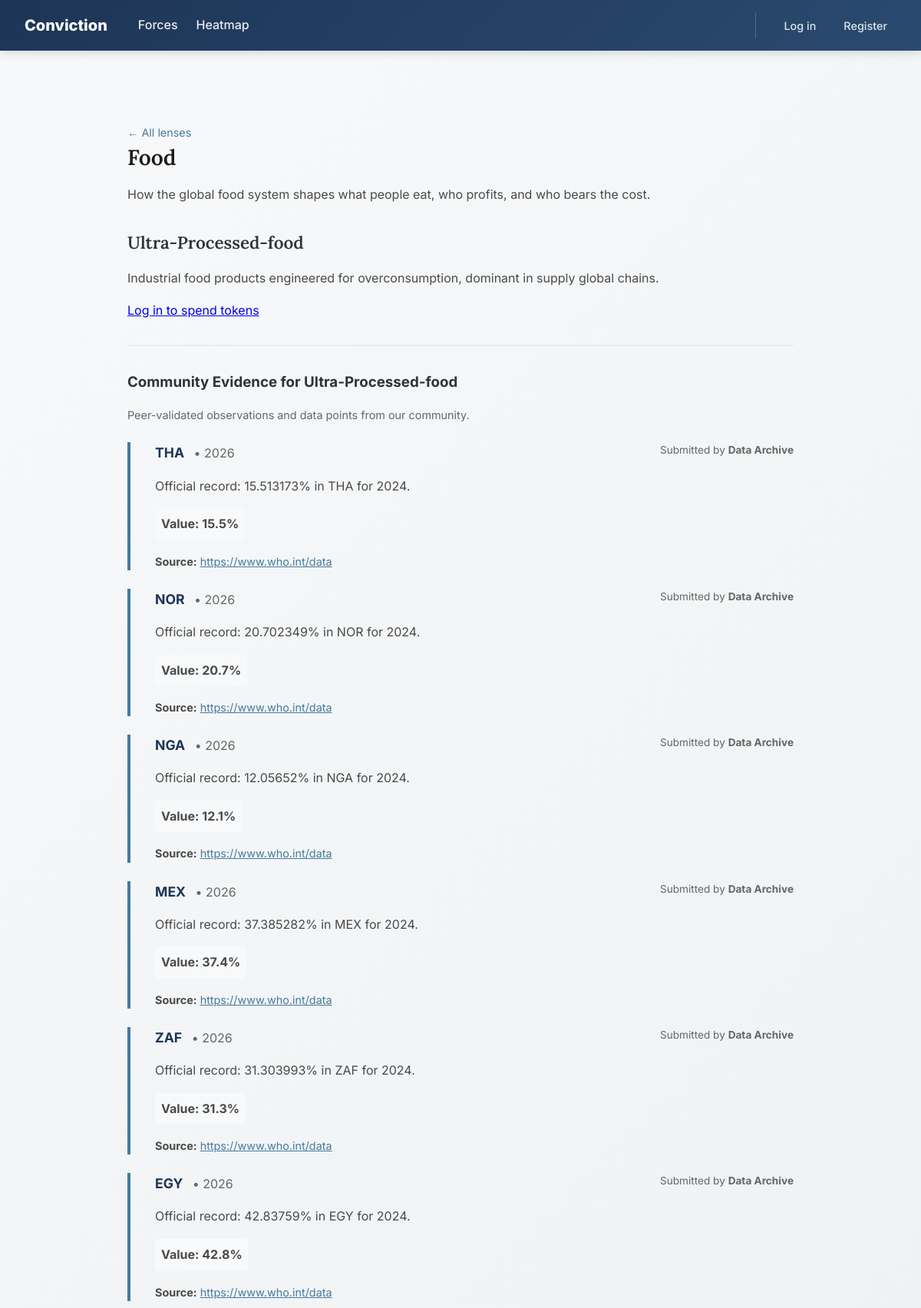
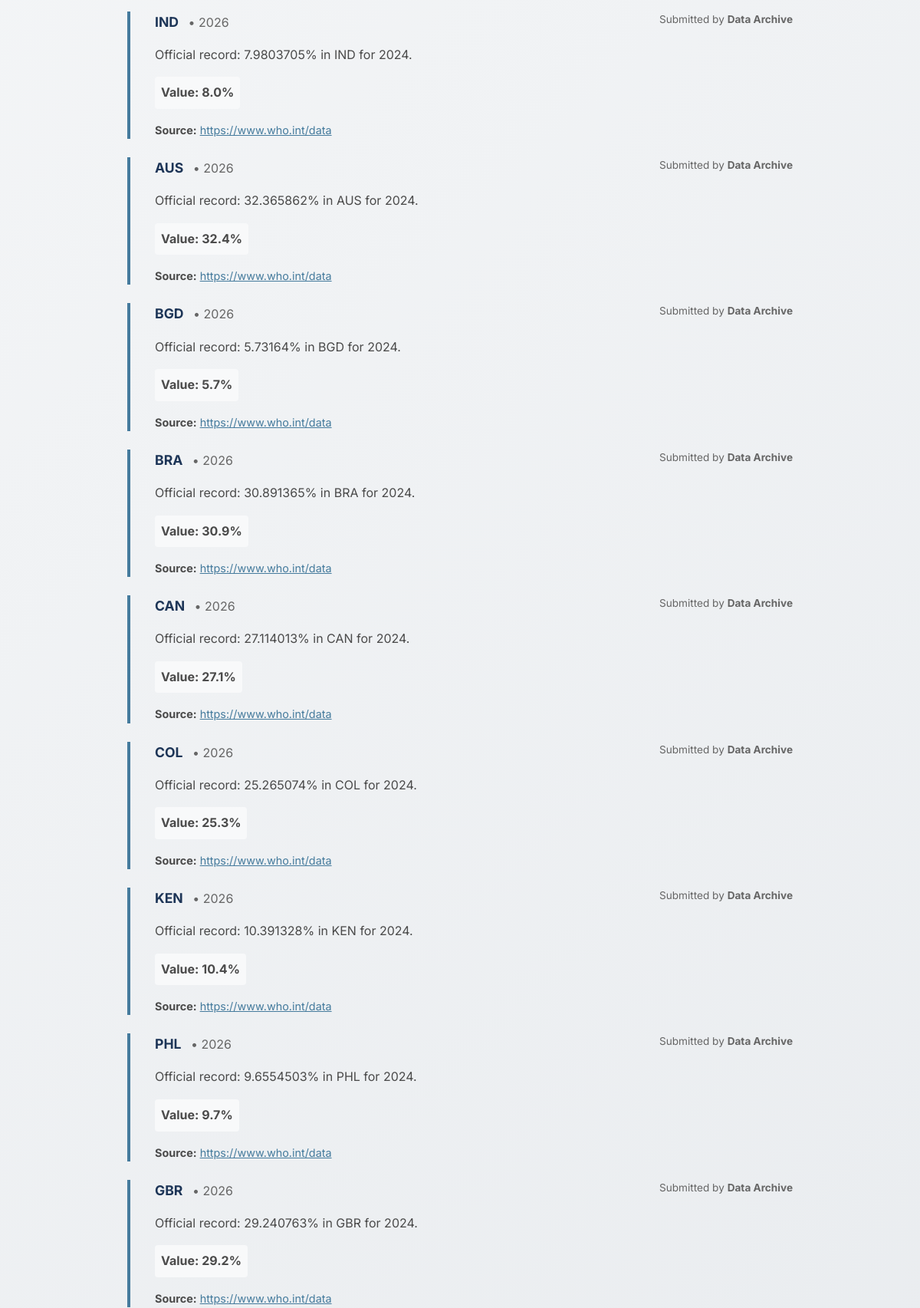
Screenshot of /lens/food (upper part) with the database file from the repository (2 pictures, top to bottom).
### tables this page shows
CREATE TABLE lenses (
    id INTEGER PRIMARY KEY AUTOINCREMENT,
    slug TEXT UNIQUE NOT NULL,
    title TEXT NOT NULL,
    description TEXT,
    created_at TIMESTAMP DEFAULT CURRENT_TIMESTAMP
);

CREATE TABLE indicators (
    id INTEGER PRIMARY KEY AUTOINCREMENT,
    issue_id INTEGER NOT NULL REFERENCES issues(id),
    name TEXT NOT NULL,
    source TEXT,
    unit TEXT,
    UNIQUE(issue_id, name)
);

CREATE TABLE issues (
    id INTEGER PRIMARY KEY AUTOINCREMENT,
    lens_id INTEGER NOT NULL REFERENCES lenses(id),
    slug TEXT UNIQUE NOT NULL,
    title TEXT NOT NULL,
    description TEXT,
    created_at TIMESTAMP DEFAULT CURRENT_TIMESTAMP
);

CREATE TABLE contributions (
    id INTEGER PRIMARY KEY AUTOINCREMENT,
    user_id INTEGER NOT NULL REFERENCES users(id),
    indicator_id INTEGER REFERENCES indicators(id),
    country_code TEXT NOT NULL,
    title TEXT,
    category TEXT,
    value REAL,
    note TEXT,
    source_url TEXT,
    source_excerpt TEXT,
    contribution_type TEXT DEFAULT 'data_point',
    status TEXT DEFAULT 'pending',
    reviewed_at TIMESTAMP,
    created_at TIMESTAMP DEFAULT CURRENT_TIMESTAMP
);

### app.py (the view)
@app.route('/lens/<slug>')
def lens(slug):
    db = get_db()
    lens = models.get_lens_by_slug(db, slug)
    if lens is None:
        return redirect(url_for('index'))
    issues = models.get_issues_with_data(db, lens['id'])
    forces = models.get_forces_for_lens(db, lens['id'])
    approved_contributions = models.get_approved_contributions_for_lens(db, lens['id'])
    print(f"DEBUG: Found {len(approved_contributions)} approved contributions for {lens['title']}")
    return render_template('lens.html', lens=lens, issues=issues, forces=forces, approved_contributions=approved_contributions)

### app.py (called while the page is built)
@app.before_request
def csrf_protect():
    if request.method == 'POST':
        token = session.get('_csrf_token', None)
        if not token or token != request.form.get('_csrf_token'):
            abort(403)

def get_db():
    if 'db' not in g:
        g.db = sqlite3.connect(
            DATABASE,
            detect_types=sqlite3.PARSE_DECLTYPES
        )
        g.db.row_factory = sqlite3.Row
    return g.db

@app.after_request
def add_security_headers(response):
    response.headers['Cache-Control'] = 'no-store, no-cache, must-revalidate, max-age=0'
    response.headers['Pragma'] = 'no-cache'
    response.headers['Expires'] = '0'
    response.headers['Surrogate-Control'] = 'no-store'
    return response

### models.py (called while the page is built)
def get_approved_contributions_for_lens(db, lens_id):
    return db.execute(
        '''
        SELECT
            c.*,
            u.username,
            i.title AS issue_title,
            ind.name AS indicator_name
        FROM contributions c
        JOIN users u ON c.user_id = u.id
        JOIN contribution_lens_links cll ON cll.contribution_id = c.id
        JOIN issues i ON i.id = cll.issue_id
        LEFT JOIN indicators ind ON ind.id = c.indicator_id
        WHERE c.status = 'approved'
          AND i.lens_id = ?
        ORDER BY c.created_at DESC
        ''',
        (lens_id,)
    ).fetchall()

def get_forces_for_lens(db, lens_id):
    rows = db.execute(
        '''
        SELECT DISTINCT f.id, f.slug, f.title, f.category, fil.issue_id
        FROM forces f
        JOIN force_issue_links fil ON fil.force_id = f.id
        JOIN issues i ON fil.issue_id = i.id
        WHERE i.lens_id = ?
        ''',
        (lens_id,)
    ).fetchall()
    return [dict(r) for r in rows]

def get_lens_by_slug(db, slug):
    return db.execute(
        'SELECT * FROM lenses WHERE slug = ?', (slug,)
    ).fetchone()

### templates/lens.html (shortened to what this page needs)
{% extends 'layout.html' %}
{% block content %}
<div class="lens-container">
    <div style="margin-top: 3rem;">
        <a href="{{ url_for('index') }}" style="font-size: 0.9rem; color: #457b9d; text-decoration: none;">&larr; All lenses</a>
    </div>
    <h1>{{ lens.title }}</h1>
    <p>{{ lens.description }}</p>
    {% for issue in issues %}
    <div class="issue" style="padding-bottom: 3rem; margin-bottom: 3rem; border-bottom: 2px solid #e9ecef;">
        <h2>{{ issue.title }}</h2>
        <p>{{ issue.description }}</p>
        {% if session.user_id %}
        <form method="POST" action="{{ url_for('spend') }}">
            <input type="hidden" name="_csrf_token" value="{{ csrf_token() }}">
            <input type="hidden" name="issue_id" value="{{ issue.issue_id }}">
            <input type="hidden" name="lens_slug" value="{{ lens.slug }}">
            <button type="submit" name="vote" value="reject" style="background-color: #f8f9fa; color: #457b9d; border: 1px solid #457b9d; padding: 0.4rem 0.8rem; border-radius: 6px; font-size: 0.85rem; font-weight: 500; cursor: pointer; transition: all 0.2s;">
                Spend token
            </button>
        </form>
        {% else %}
        <a href="{{ url_for('login') }}">Log in to spend tokens</a>
        {% endif %}
        {% if issue.community_contributions %}
        <div class="community-section" style="margin-top: 2rem; padding-top: 2rem; border-top: 2px solid #e9ecef;">
            <h3 style="margin-bottom: 1rem; color: #2d3436;">Community Evidence for {{ issue.title }}</h3>
            <p style="color: #666; font-size: 0.9rem; margin-bottom: 1.5rem;">
                Peer-validated observations and data points from our community.
            </p>
            {% for c in issue.community_contributions %}
            <div class="validate-card" style="margin-bottom: 1.5rem; border-left: 4px solid #457b9d; padding-left: 2rem;">
                <div style="display: flex; justify-content: space-between; align-items: start; margin-bottom: 1rem;">
                    <div>
                        <strong style="font-size: 1.1rem; color: #1d3557;">{{ c.country }}</strong>
                        <span style="color: #666; margin-left: 0.5rem;">• {{ c.year }}</span>
                    </div>
                    <span style="font-size: 0.85rem; color: #666;">
                        Submitted by <strong>{{ c.username }}</strong>
                    </span>
                </div>
                {% if c.note %}
                    <p style="margin-bottom: 1rem; line-height: 1.6;">{{ c.note }}</p>
                {% endif %}
                {% if c.value %}
                    <p style="margin-bottom: 1rem; font-weight: bold; background: #f8f9fa; padding: 0.5rem; border-radius: 4px; display: inline-block;">
                        Value: {{ c.value|round(1) }}{{ issue.unit }}
                    </p>
                {% endif %}
                {% if c.source_url %}
                    <p style="margin-bottom: 1rem; font-size: 0.9rem;">
                        <strong>Source:</strong>
                        <a href="{{ c.source_url }}" target="_blank" rel="noopener noreferrer" style="color: #457b9d;">
                            {{ c.source_url }}
                        </a>
                    </p>
                {% endif %}
            </div>
            {% endfor %}
        </div>
        {% endif %}
    </div>
    {% endfor %}
</div>
{% endblock %}

### templates/layout.html (shortened to what this page needs)
<!DOCTYPE html>
<html lang="en">
<head>
    <link rel="stylesheet" href="{{ url_for('static', filename='css/styles.css') }}">
</head>
<body>
    <nav>
        <div class="nav-container">
            <div class="nav-left-group">
                <a href="{{ url_for('index') }}" class="logo">Conviction</a>
                <div class="nav-links" id="navLinks">
                    <a href="{{ url_for('forces') }}">Forces</a>
                    <a href="{{ url_for('heatmap') }}">Heatmap</a>
                </div>
            </div>
            <div class="user-menu">
                {% if session.user_id %}
                    <span class="token-badge" style="display: flex; align-items: center; gap: 0.4rem; background-color: #f8f9fa; border: 1px solid #e9ecef; padding: 0.3rem 0.8rem; border-radius: 20px; font-size: 0.85rem; font-weight: 600; color: #1d3557;">
                        <svg xmlns="http://www.w3.org/2000/svg" width="14" height="14" viewBox="0 0 24 24" fill="none" stroke="#457b9d" stroke-width="2.5" stroke-linecap="round" stroke-linejoin="round">
                            <circle cx="12" cy="12" r="10"></circle>
                            <path d="M12 6v12"></path>
                            <path d="M15 9.5a3 3 0 0 0-3-1.5 3 3 0 0 0-3 1.5"></path>
                            <path d="M9 14.5a3 3 0 0 0 3 1.5 3 3 0 0 0 3-1.5"></path>
                        </svg>
                        {{ session.get('token_balance', 0) }}
                        <span class="tooltip-text">Spend tokens to signal conviction on lens issues you care about</span>
                    </span>
                    <span class="username-display">{{ session.username }}</span>
                    <a href="{{ url_for('logout') }}">Log out</a>
                {% else %}
                    <a href="{{ url_for('login') }}">Log in</a>
                    <a href="{{ url_for('register') }}">Register</a>
                {% endif %}
            </div>
        </div>
    </nav>
    <main>
        {% block content %}{% endblock %}
    </main>
</body>
</html>

### static/css/styles.css (style rules this page uses)
*, *::before, *::after { box-sizing: border-box; margin: 0; padding: 0; }
body { font-family: 'Inter', system-ui, sans-serif; line-height: 1.6; padding: 1rem; padding-top: 5rem; min-height: 100vh; display: flex; flex-direction: column; color: #4a4a4a; background: linear-gradient(135deg, #f8f9fa 0%, #e9ecef 50%, #f8f9fa 100%); background-attachment: fixed; }
main { flex: 1; max-width: 900px; margin: 0 auto; padding: 2rem 1rem; width: 100%; }
h1 { font-family: 'Lora', serif; font-size: 1.75rem; font-weight: 600; line-height: 1.4; margin-bottom: 1rem; color: #1a1a1a; }
h2 { font-family: 'Lora', serif; font-size: 1.4rem; font-weight: 600; margin-top: 2rem; margin-bottom: 1rem; color: #2d3436; }
p { margin-bottom: 1rem; }
nav { position: fixed; top: 0; left: 0; right: 0; display: flex; justify-content: space-between; align-items: center; padding: 1rem 2rem; background: linear-gradient(135deg, #1d3557 0%, #2a4a6f 100%); box-shadow: 0 2px 12px rgba(29, 53, 87, 0.2); z-index: 1000; border-bottom: none; }
.logo { font-weight: 800; font-size: 1.25rem; color: #ffffff; text-decoration: none; }
.nav-links { display: flex; gap: 1.5rem; }
.user-menu { display: flex; align-items: center; gap: 0.75rem; padding-left: 1.5rem; border-left: 1px solid rgba(255, 255, 255, 0.2); }
nav a { text-decoration: none; color: #e9ecef; font-weight: 500; transition: color 0.2s ease; }
.user-menu a { color: rgba(255, 255, 255, 0.85); font-size: 0.9rem; font-weight: 500; text-decoration: none; padding: 0.35rem 0.75rem; border-radius: 6px; transition: all 0.2s ease; }
main { animation: smoothFadeIn 1.2s cubic-bezier(0.25, 0.46, 0.45, 0.94); }
.nav-container { display: flex; justify-content: space-between; align-items: center; max-width: 1200px; margin: 0 auto; width: 100%; }
.nav-left-group { display: flex; align-items: center; gap: 2.5rem; }
.nav-container { display: flex; justify-content: space-between; align-items: center; width: 100%; max-width: 1400px; margin: 0 auto; }
nav, .nav-container, .user-menu { overflow: visible !important; }

### rows the page displays
lenses: title "Food", description "How the global food system shapes what people eat, who profits, and who bears the cost."
indicators: title "Ultra-Processed-food", description "Industrial food products engineered for overconsumption, dominant in supply global chains.", unit "%"
contributions: country "THA", year "2026", username "Data Archive", note "Official record: 15.513173% in THA for 2024.", value "15.5", source_url "https://www.who.int/data"
contributions: country "NOR", year "2026", username "Data Archive", note "Official record: 20.702349% in NOR for 2024.", value "20.7", source_url "https://www.who.int/data"
contributions: country "NGA", year "2026", username "Data Archive", note "Official record: 12.05652% in NGA for 2024.", value "12.1", source_url "https://www.who.int/data"
contributions: country "MEX", year "2026", username "Data Archive", note "Official record: 37.385282% in MEX for 2024.", value "37.4", source_url "https://www.who.int/data"
contributions: country "ZAF", year "2026", username "Data Archive", note "Official record: 31.303993% in ZAF for 2024.", value "31.3", source_url "https://www.who.int/data"
contributions: country "EGY", year "2026", username "Data Archive", note "Official record: 42.83759% in EGY for 2024.", value "42.8", source_url "https://www.who.int/data"
contributions: country "IND", year "2026", username "Data Archive", note "Official record: 7.9803705% in IND for 2024.", value "8.0", source_url "https://www.who.int/data"
contributions: country "AUS", year "2026", username "Data Archive", note "Official record: 32.365862% in AUS for 2024.", value "32.4", source_url "https://www.who.int/data"
contributions: country "BGD", year "2026", username "Data Archive", note "Official record: 5.73164% in BGD for 2024.", value "5.7", source_url "https://www.who.int/data"
contributions: country "BRA", year "2026", username "Data Archive", note "Official record: 30.891365% in BRA for 2024.", value "30.9", source_url "https://www.who.int/data"
contributions: country "CAN", year "2026", username "Data Archive", note "Official record: 27.114013% in CAN for 2024.", value "27.1", source_url "https://www.who.int/data"
contributions: country "COL", year "2026", username "Data Archive", note "Official record: 25.265074% in COL for 2024.", value "25.3", source_url "https://www.who.int/data"
contributions: country "KEN", year "2026", username "Data Archive", note "Official record: 10.391328% in KEN for 2024.", value "10.4", source_url "https://www.who.int/data"
contributions: country "PHL", year "2026", username "Data Archive", note "Official record: 9.6554503% in PHL for 2024.", value "9.7", source_url "https://www.who.int/data"
contributions: country "GBR", year "2026", username "Data Archive", note "Official record: 29.240763% in GBR for 2024.", value "29.2", source_url "https://www.who.int/data"
